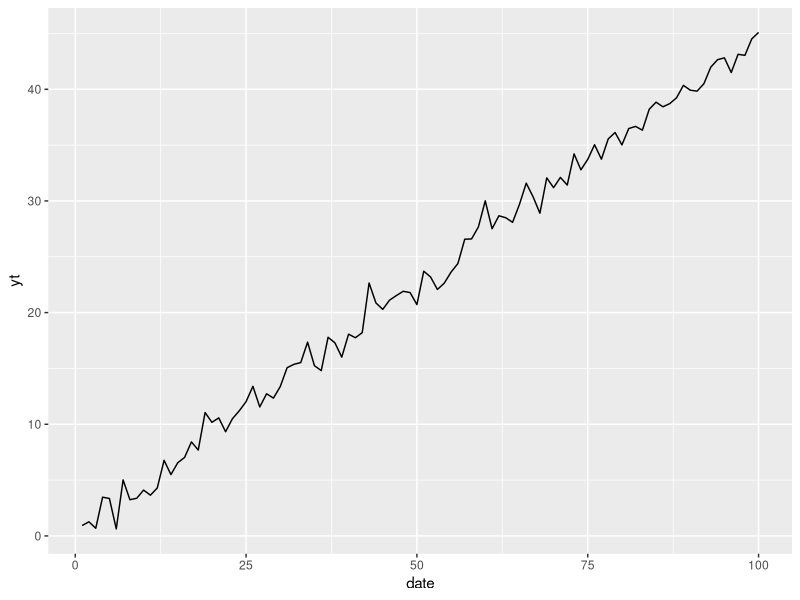
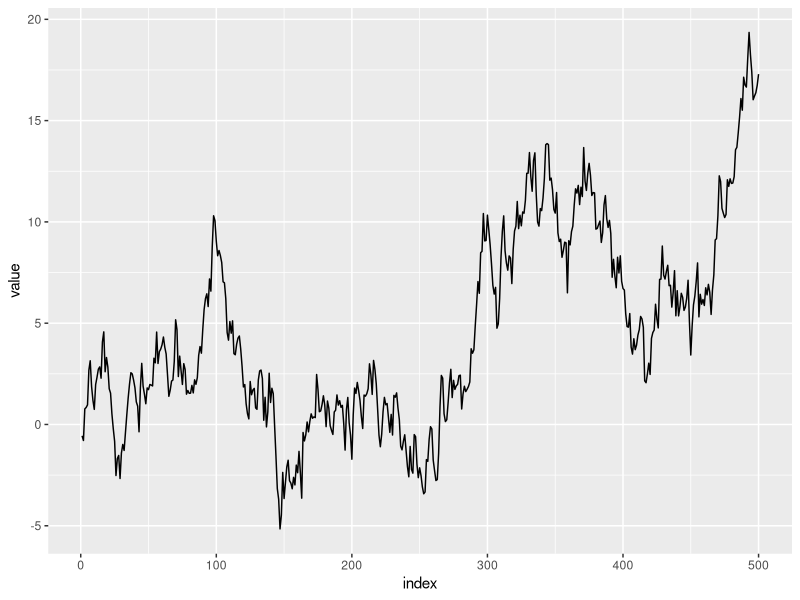
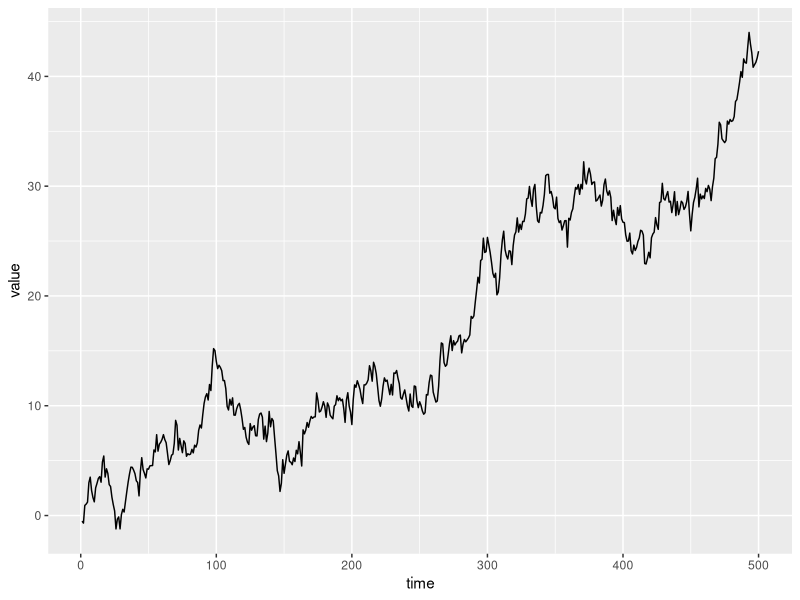
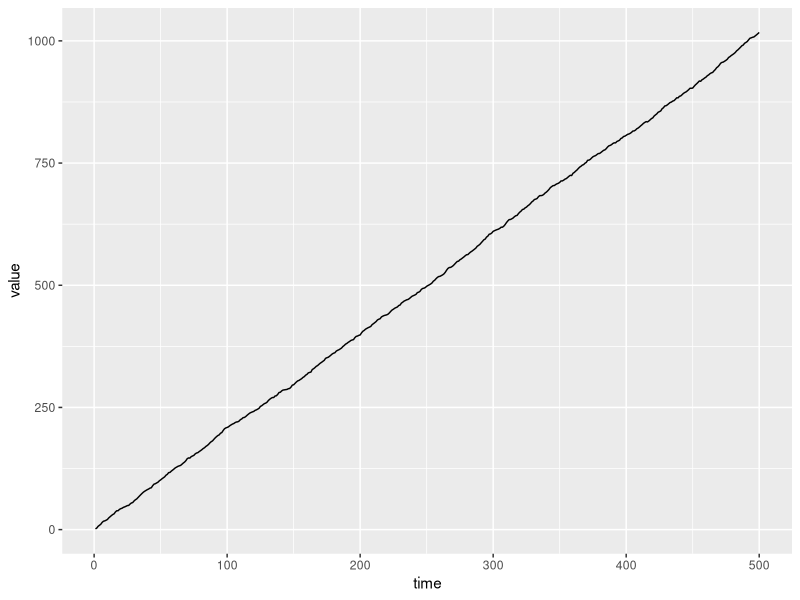

Write the R code that produced these figures, in order.
## ---- chunk 1
library(forecast)
library(tidyverse)
set.seed(1269)
# Generate a time series object
date <- ts(c(1:100))

# Define the trend component
trend <- 0.45 * (1:length(date))


# Generate random noise
noise <- rnorm(length(date), mean = 0, sd = 1)

yt <- trend+noise


# Add the trend component and random noise to the data


# Create a data frame

df <- data.frame(date=date,yt=yt)


ggplot(df)+aes(x=date,y=yt)+geom_line()



## ---- chunk 2
# Set the seed for reproducibility
set.seed(123)

# Generate random walk data
n <- 500 # Number of observations
random_walk <- cumsum(rnorm(n))

# Create a data frame
data <- data.frame(index = 1:n, value = random_walk)

# Create a line plot
ggplot(data, aes(x = index, y = value)) +
geom_line()
## ---- chunk 3
# Set the seed for reproducibility
set.seed(123)

# Define the number of time periods
n <- 500

# Generate random noise
noise <- rnorm(n, mean = 0, sd = 1)

# Define the drift parameter
drift <- 0.05

# Generate the random walk with drift
random_walk <- cumsum(drift + noise)

# Create a data frame
data <- data.frame(time = 1:n, value = random_walk)

# Create a line plot
ggplot(data, aes(x = time, y = value)) +
geom_line()
## ---- chunk 4
# Set the seed for reproducibility
set.seed(123)

# Define the number of time periods
n <- 500

# Generate random noise
noise <- rnorm(n, mean = 0, sd = 1)

# Define the drift parameter
drift <- 2

# Generate the random walk with drift
random_walk <- cumsum(drift + noise)

# Create a data frame
data <- data.frame(time = 1:n, value = random_walk)

# Create a line plot
ggplot(data, aes(x = time, y = value)) +
geom_line()
